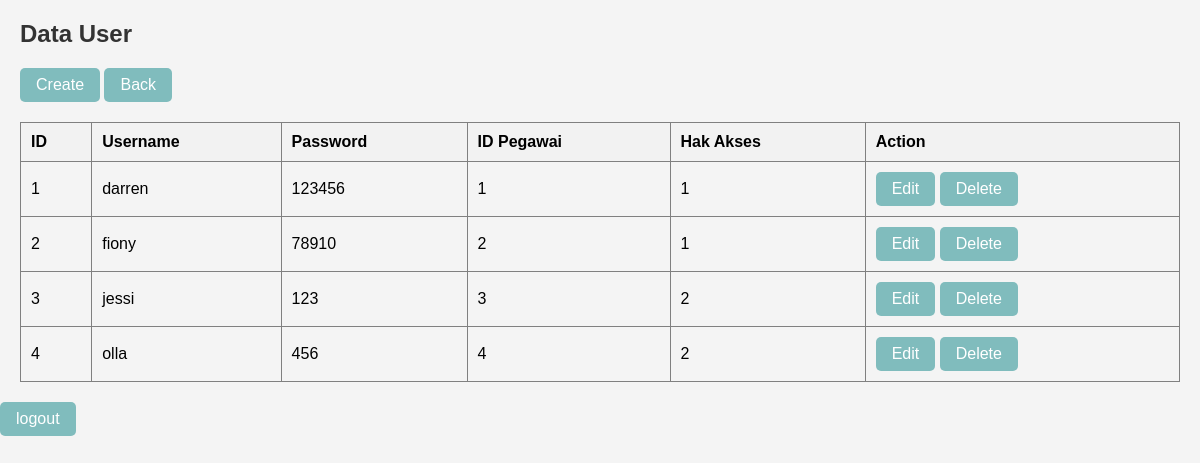
Page /tabel_user/read.php (signed in) on the committed database.
### tables this page shows
CREATE TABLE `user` (
  `id` int(5) NOT NULL,
  `username` varchar(50) DEFAULT NULL,
  `password` varchar(50) DEFAULT NULL,
  `id_pegawai` int(5) DEFAULT NULL,
  `hak_akses` int(5) DEFAULT NULL,
  PRIMARY KEY (`id`),
  KEY `id_pegawai` (`id_pegawai`),
  CONSTRAINT `user_ibfk_1` FOREIGN KEY (`id_pegawai`) REFERENCES `pegawai` (`id`)
);

### tabel_user/read.php (the view, shortened to what this page needs)
<?php
include "../config/koneksi.php";
?>
<!DOCTYPE html>
<html lang="en">
<head>
</head>
<body>
<div class="container">
    <h2>Data User</h2>
    <a href="http://localhost/sistem_absensi/tabel_user/create.php" class="button">Create</a>
    <a href="http://localhost/sistem_absensi/sistemSdm.php" class="button">Back</a>
    <table border='1'>
        <tr>
            <th>ID</th>
            <th>Username</th>
            <th>Password</th>
            <th>ID Pegawai</th>
            <th>Hak Akses</th>
            <th>Action</th>
        </tr>
        <?php
        $query = "SELECT * FROM user";
        $result = mysqli_query($koneksi, $query);
        if(!$result){
            echo "query gagal!";
        }
        else{
            while($row = mysqli_fetch_assoc($result)){
                echo "<tr>
                        <td>".$row['id']."</td>
                        <td>".$row['username']."</td>
                        <td>".$row['password']."</td>
                        <td>".$row['id_pegawai']."</td>
                        <td>".$row['hak_akses']."</td>
                        <td>
                            <a href='http://localhost/sistem_absensi/tabel_user/update.php?id=".$row['id']."' class='button'>Edit</a>
                            <a href='http://localhost/sistem_absensi/tabel_user/delete.php?id=".$row['id']."' class='button'>Delete</a>
                        </td>
                      </tr>";
            }
        }
        ?>
    </table>
</div>
<a href= "http://localhost/sistem_absensi/logout.php" class= "button">logout</a>
</body>
</html>

### tabel_user/read.php (style rules this page uses)
* { box-sizing: border-box; }
body { font-family: Arial, sans-serif; background-color: #f4f4f4; margin: 0; padding: 0; }
.container { margin: 20px; }
h2 { color: #333; }
table { width: 100%; border-collapse: collapse; margin-top: 20px; }
th { background-color: #f2f2f2; }
th, td { padding: 10px; text-align: left; }
a.button { display: inline-block; padding: 8px 16px; text-decoration: none; background-color: #80BCBD; color: white; border-radius: 5px; cursor: pointer; }

### rows in the picture
user: id "1", username "darren", password "123456", id_pegawai "1", hak_akses "1"
user: id "2", username "fiony", password "78910", id_pegawai "2", hak_akses "1"
user: id "3", username "jessi", password "123", id_pegawai "3", hak_akses "2"
user: id "4", username "olla", password "456", id_pegawai "4", hak_akses "2"
